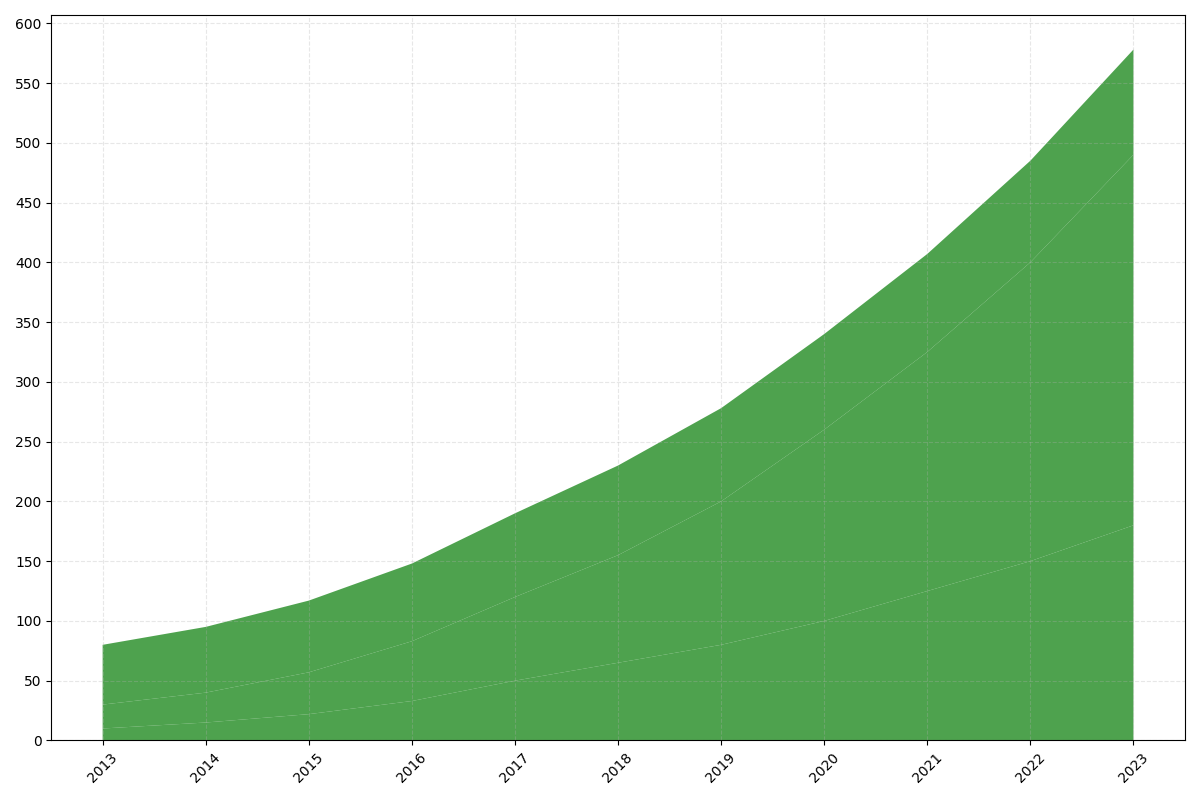

Write Python code to recreate this figure.
import matplotlib.pyplot as plt
import numpy as np

years = np.arange(2013, 2024)
solar_energy = np.array([10, 15, 22, 33, 50, 65, 80, 100, 125, 150, 180])
wind_energy = np.array([20, 25, 35, 50, 70, 90, 120, 160, 200, 250, 310])
hydro_energy = np.array([50, 55, 60, 65, 70, 75, 78, 80, 82, 85, 88])

energy_data = np.vstack([solar_energy, wind_energy, hydro_energy])

plt.figure(figsize=(12, 8))
plt.stackplot(years, energy_data, colors=['#228B22', '#228B22', '#228B22'], alpha=0.8)

plt.xticks(years, rotation=45)
plt.yticks(np.arange(0, 601, 50))
plt.grid(alpha=0.3, linestyle='--')

plt.tight_layout()
plt.show()
